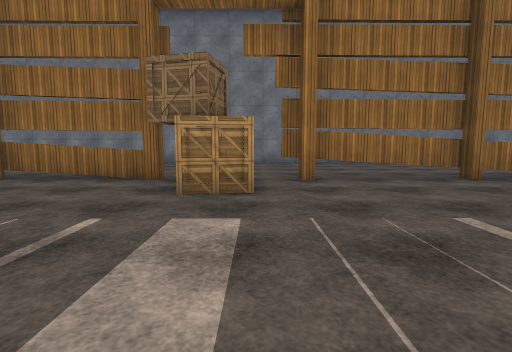
[1] (above)

24 first-person views from a walk through a scene from a Unity 3-D project. The camera is 1.3 m above the floor, tilts 6° down and sees 85° across. The floor is counted in squares, 2 m on a side. Each view is taken from the middle of a square. On the plan, view 1 faces up. The plan holds only what a view shows up to about 9 squares ahead; the rest is blank. The place goes on beyond the plan. The player is left out. Surface patterns are stand-ins for the level's own textures.

[2]
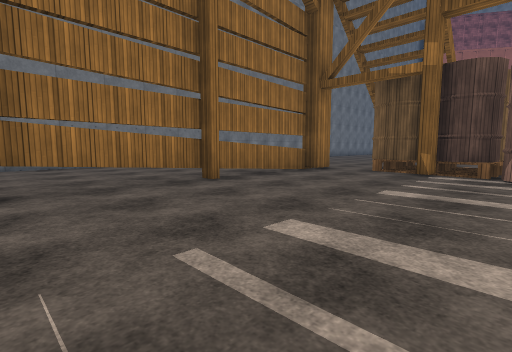

[3]
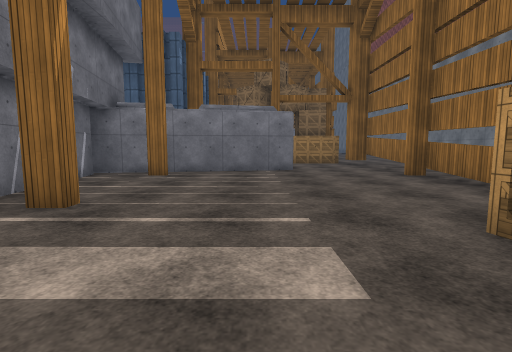

[4]
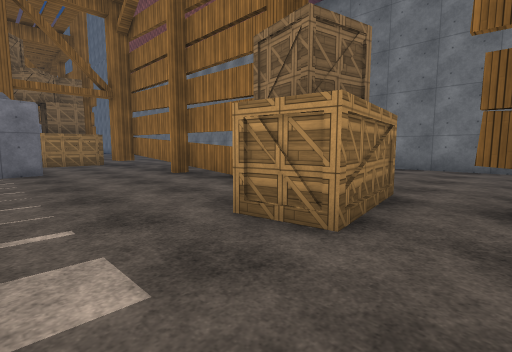

[5]
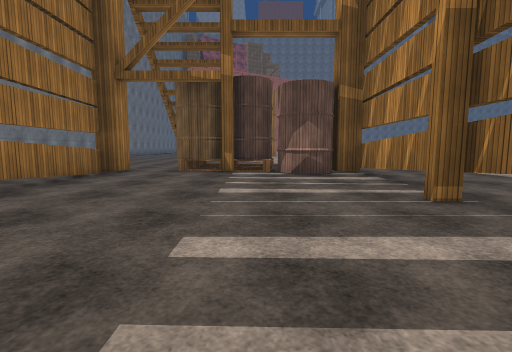

[6]
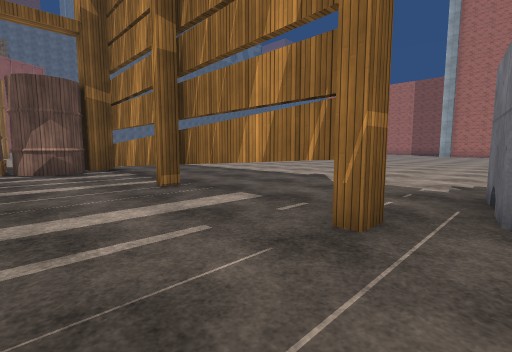

[7]
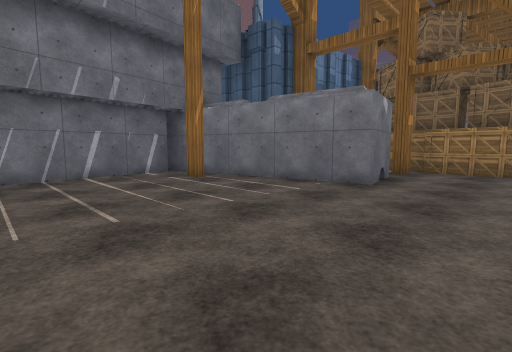

[8]
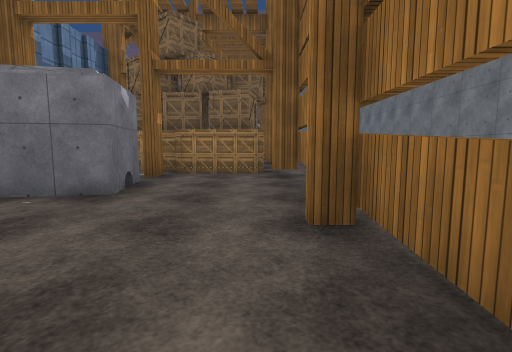

[9]
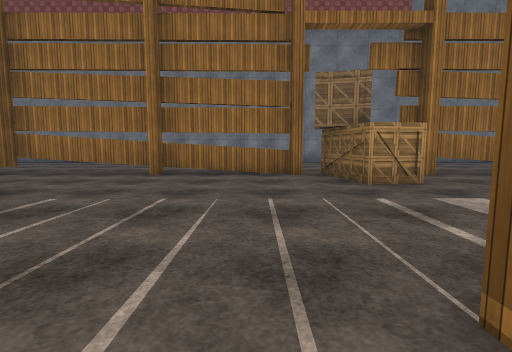

[10]
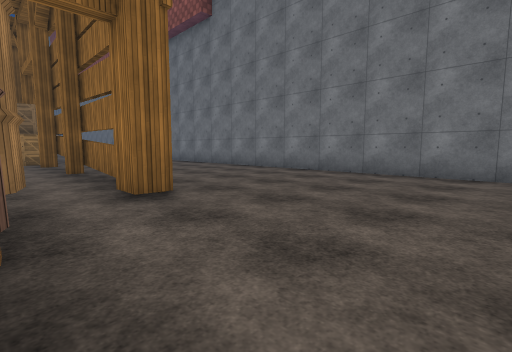

[11]
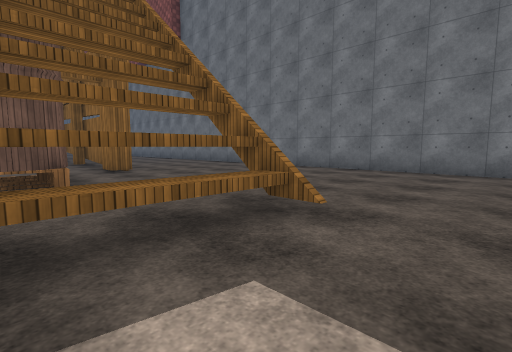

[12]
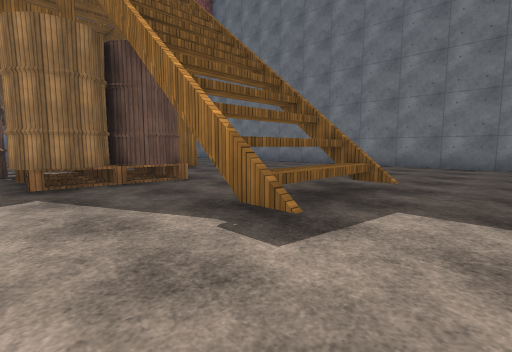

[13]
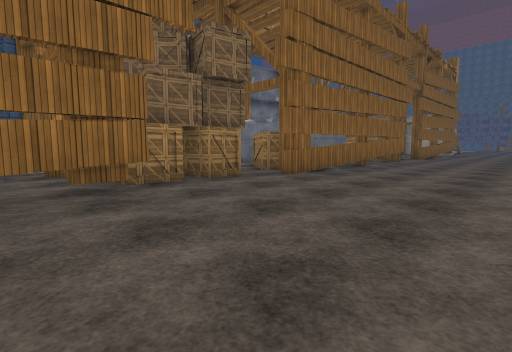

[14]
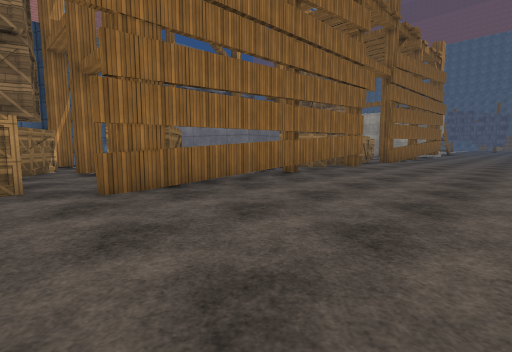

[15]
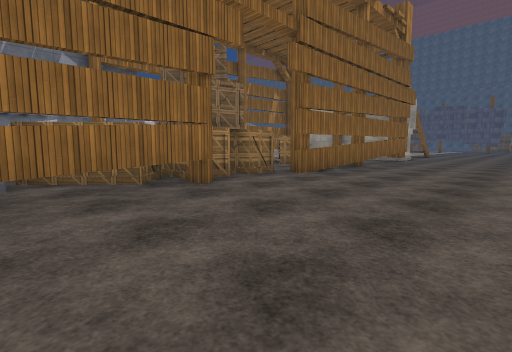

[16]
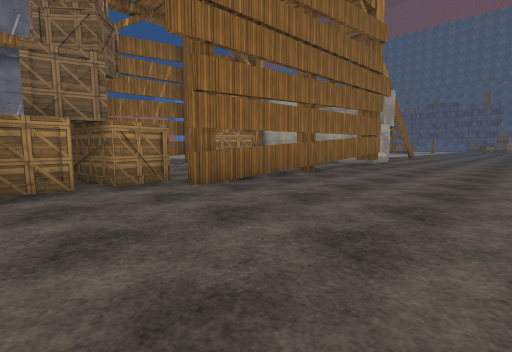

[17]
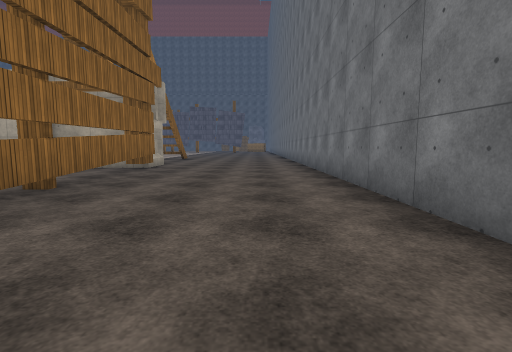

[18]
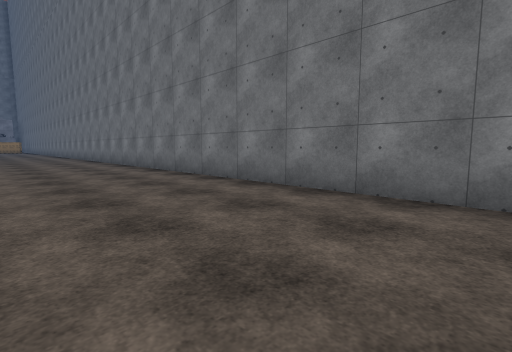

[19]
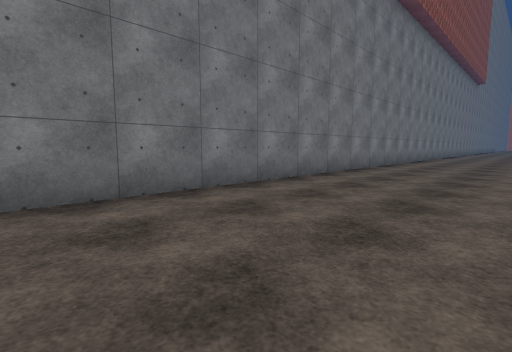

[20]
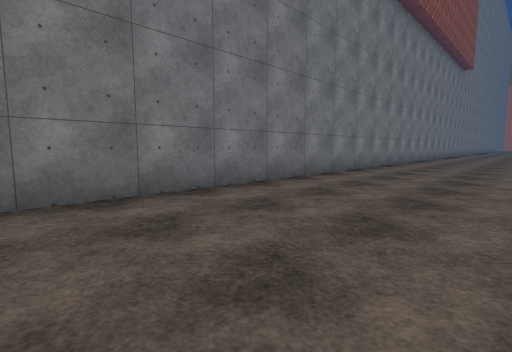

[21]
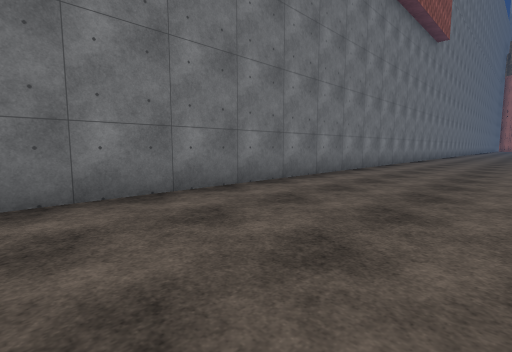

[22]
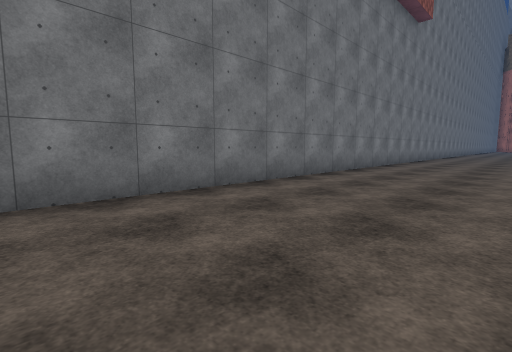

[23]
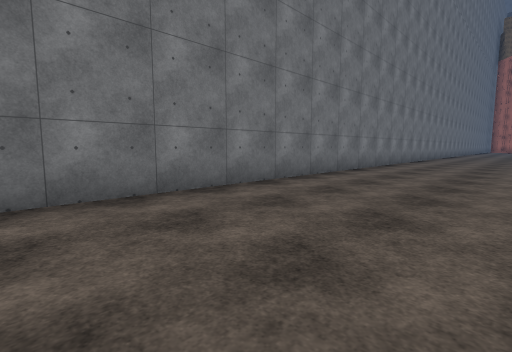

[24]
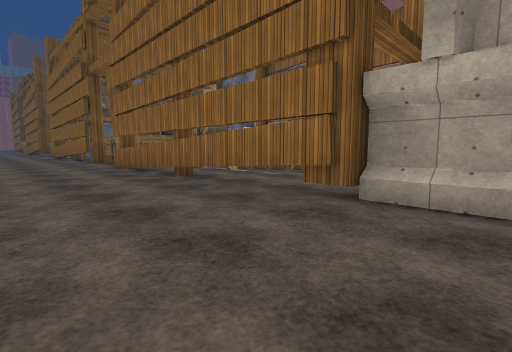

### Floor plan
Key: @ floor where view 1 was taken; # wall or solid block; x gap in a wall; . floor; = window, fence, low wall or low ledge; T thing the floor can be seen under or through; O other object.
Columns run from 33 left of view 1 to 16 right of it. Each row starts with its distance up from view 1.
 11  #################################################
 10 ..................................................
  9 ..................................................
  8 ..................................................
  7 ..................................................
  6 ..########..#########..TTTTTTT=xO.TTTTTT=#........
  5 ###      ##OO##    ###OO........#T.............#..
  4           #OO ##     ##O........#T........O##..#..
  3                      ##O###..............#OO#..#..
  2                      #OO  #..............#OO#.....
  1                       OO  #..............O#.......
  0                           ##.....@#. T...#
 -1                            #...###.TTTTTTT.
 -2                            ##### #.........
 -3                                  .........
 -4                                   ........
 -5                                   ......
 -6                                   ...
 -7                                   ...
 -8                                   ...
 -9                                   ..

Where each view was taken, in squares from view 1:
view 1: 0 up, 0 right, facing up
view 2: 1 up, 1 right, facing up-right
view 3: 2 up, 1 right, facing left
view 4: 2 up, 1 right, facing up-left
view 5: 2 up, 1 right, facing right
view 6: 2 up, 0 right, facing down-right
view 7: 5 up, 2 left, facing down-left
view 8: 5 up, 3 left, facing left
view 9: 1 down, 3 left, facing up
view 10: 4 up, 12 right, facing up-left
view 11: 3 up, 16 right, facing up-left
view 12: 1 up, 16 right, facing up-left
view 13: 10 up, 8 left, facing down-left
view 14: 10 up, 12 left, facing down-left
view 15: 10 up, 18 left, facing down-left
view 16: 10 up, 21 left, facing down-left
view 17: 9 up, 23 left, facing left
view 18: 7 up, 23 left, facing up-left
view 19: 7 up, 26 left, facing up-right
view 20: 7 up, 20 left, facing up-right
view 21: 7 up, 13 left, facing up-right
view 22: 7 up, 10 left, facing up-right
view 23: 7 up, 4 left, facing up-right
view 24: 9 up, 33 left, facing down-right
